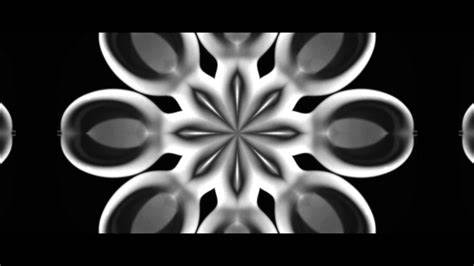
%> input picture DIP_LAB_EXPS/ll.jpg, 474 x 266 px
$ octave laplacian_operator_mask.m   (GNU Octave 9; MATLAB toolbox functions it lacks are replaced by stand-ins)
%> lines starting %> are read from the running program, lines starting %| are printed output that depends on the picture
x=imread('ll.jpg');
%> x is the input picture: size 266x474x3 uint8; min 0, max 255, mean 57.5
figure;

g=[0 1 0;1 -4 1;0 1 0];
g2=[0 0 1 0 0;0 1 2 1 0;1 2 -16 2 1;0 1 2 1 0;0 0 1 0 0];

subplot(3,1,1);
imshow(x);
title('Original Image');

output=imfilter(x,g);
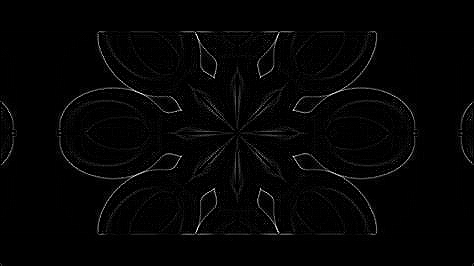
%> output: size 266x474x3 uint8; min 0, max 255, mean 4.2
subplot(3,1,2);
imshow(output)
title('Ouput of 3X3 laplacian filter');

output2=imfilter(x,g2);
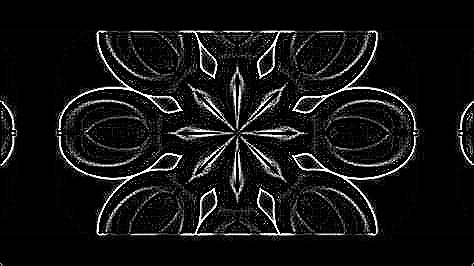
%> output2: size 266x474x3 uint8; min 0, max 255, mean 19.4
subplot(3,1,3);
imshow(output2)
title('Ouput of 5X5 laplacian filter');
